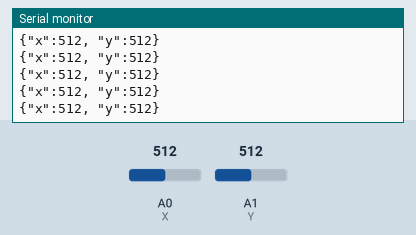
This sketch was run on a simulated Arduino Uno, built with avr-gcc and run on an emulated ATmega328P. Shown: the last lines printed to the serial monitor. The inputs (shaded band) are chosen by the test bench; at power-on: A0 (X) = 512, A1 (Y) = 512.

Above: at 1.2 s.
1.3 s: A0 (X) set to 716
At 1.31 s:
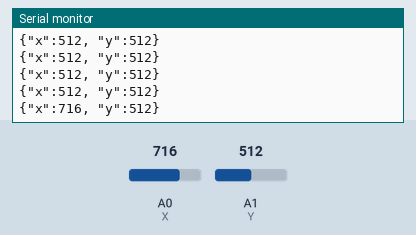
2.8 s: A1 (Y) set to 716
At 2.82 s:
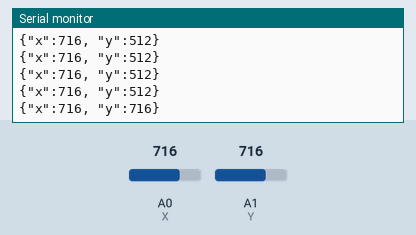
4.3 s: A0 (X) set to 900
At 4.33 s:
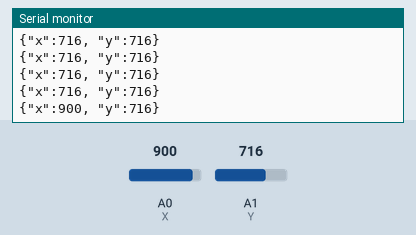
5.8 s: A1 (Y) set to 900
At 5.84 s:
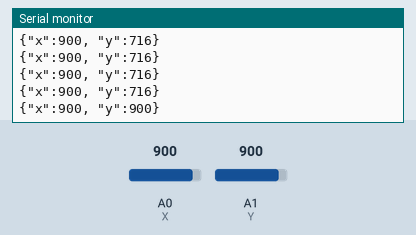
Timing chart, 0 to 8.3 s (numbered marks = the images above; inputs shaded):
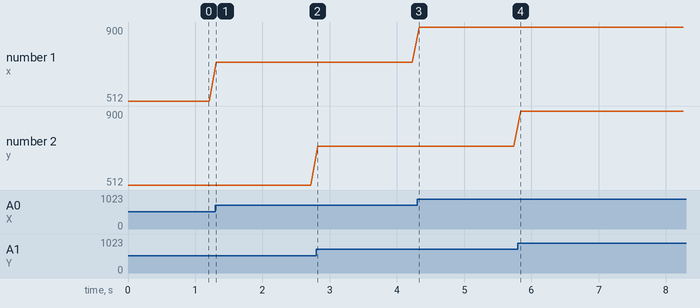

Measured:
- after the input at 1.3 s, the serial monitor: prints a new line at once (image 1)
- after the input at 2.8 s, the serial monitor: prints a new line at once (image 2)
- after the input at 4.3 s, the serial monitor: prints a new line at once (image 3)
- after the input at 5.8 s, the serial monitor: prints a new line at once (image 4)
- plotted number 1: 512 → 716 after the input at 1.3 s, 716 → 900 after the input at 4.3 s

The sketch:

integracionpython.ino
```cpp
const int SWITCH = 2;
const int X = 0;
const int Y = 1;

void setup() {
  pinMode(SWITCH, INPUT);
  digitalWrite(SWITCH, HIGH);
  Serial.begin(115200);
}

void loop() {
  Serial.println("{\"x\":" + (String)analogRead(X) + ", \"y\":" + (String)analogRead(Y) + "}");
  delay(100);
}
```
